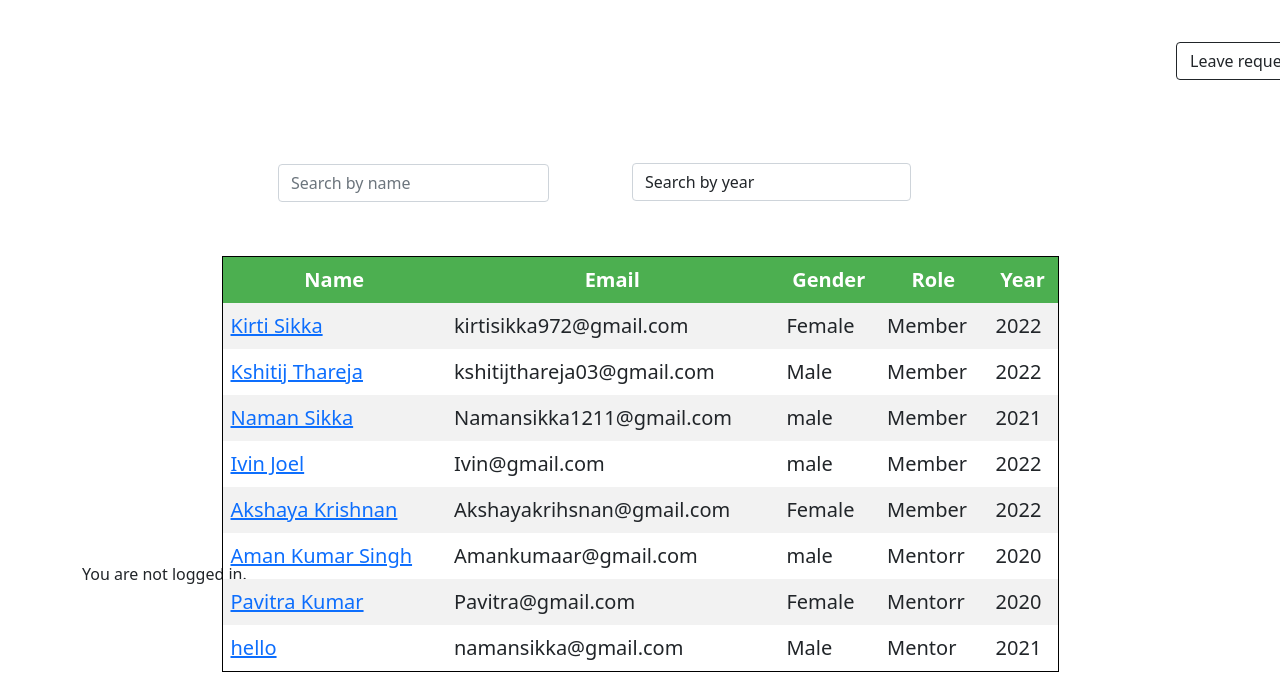
Page /lms/ on the earlier database version.
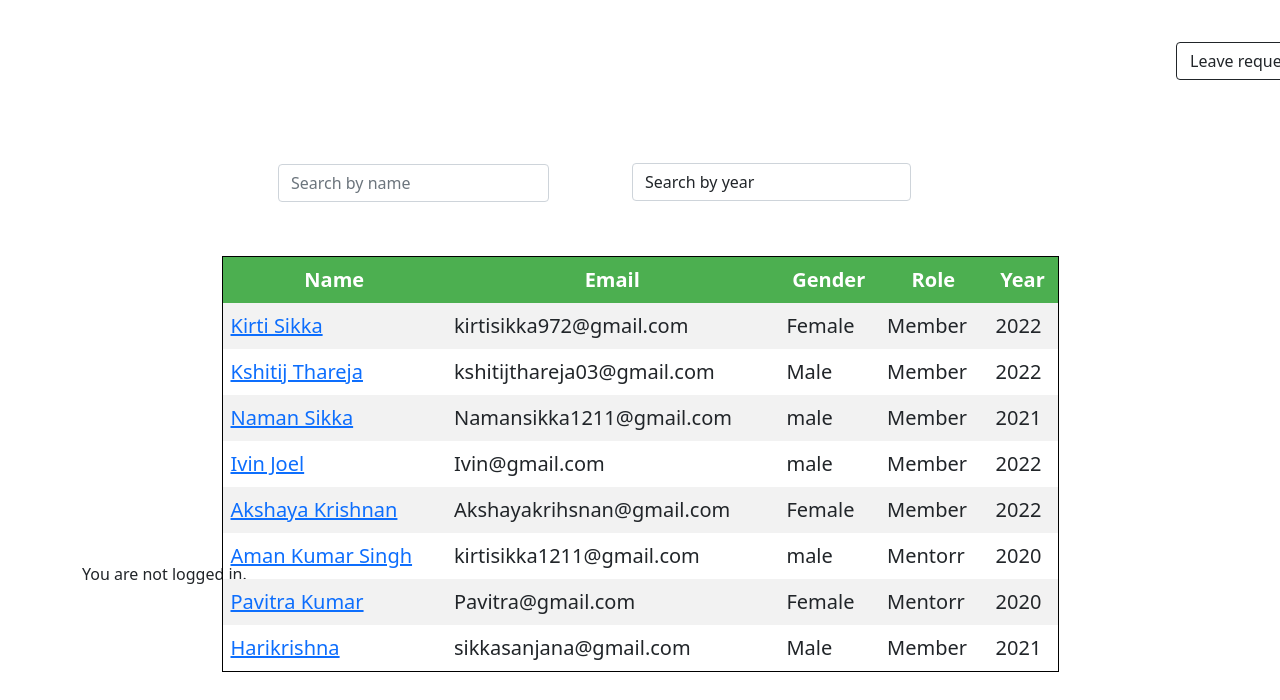
Same page on the later database version.
### lms/models.py (models this page shows, shortened)
class Members(models.Model):
    username = models.CharField(max_length=100)
    first_name = models.CharField(max_length=50)
    gender=models.CharField(max_length=50)
    status = models.CharField(max_length=100)
    email = models.EmailField()
    year = models.IntegerField()
    mentee = models.CharField(max_length=100)
    mentor = models.CharField(max_length=100)
    mentoremail=models.CharField(max_length=100)
    image=models.ImageField(upload_to='profile_image', blank=True)

### lms/views.py (the view)
# urls.py: path('', views.members_list, name='members'),
def members_list(request):
    members = Members.objects.all()
    return render(request, 'dashboard/members_list.html', {'members': members})

### lms/templates/dashboard/members_list.html (shortened to what this page needs)
{% load static %}
<!DOCTYPE html>
<html lang="en">
<head>
    <link rel="stylesheet" href="{% static 'css/style.css' %}">
    <link rel="stylesheet" href="https://cdn.jsdelivr.net/npm/bootstrap@5.1.3/dist/css/bootstrap.min.css">
</head>
<body>
    <div class="container">
        <div>
            <br/>
            <form>
               <div class="form-group mx-sm-3 mb-2">
                <input name="search" type="" class="form-control w-25" id="myInput" onkeyup="myFunction()" placeholder="Search by name">
                </div>
           </form>
           <a href="leave">
           <button type="button" id="req" class="btn btn-outline-dark">Leave request</button>
           </a>
                <br/>
                <div class="form-group">
                    <select class="form-control w-25" id="batch" onchange="filterByYear()">
                      <option>Search by year</option>
                    </select>
                  </div>
                <table id="myTable" border="1">
                    <tr>
                        <th>Name</th>
                        <th>Email</th>
                        <th>Gender</th>
                        <th>Role</th>
                        <th>Year</th>
                    </tr>
                {% for detail in members %}
                <tr>
                    <td><a href="user/{{ detail.id }}">{{ detail.first_name }}</a></td>
                    <td>{{ detail.email}}</td>
                    <td>{{ detail.gender}}</td>
                    <td>{{ detail.status}}</td>
                    <td>{{ detail.year}}</td>
                </tr>
            {% endfor %}
            </table>
            {% if user.is_authenticated %}
            <div class="login-info">
            <p>Welcome {{ user.username }}</p>
            {% else %}
                <p>You are not logged in.</p>
            {% endif %}
        </div>
        </div>
</body>
</html>

### lms/static/css/style.css (style rules this page uses)
table { border-collapse: collapse; width: 75%; position: relative; top: 110px; border: 1px solid black; margin-left: auto; margin-right: auto; border-collapse: collapse; text-align: center; font-size: 20px; }
th, td { text-align: left; padding: 8px; }
tr:nth-child(even) { background-color: #f2f2f2; }
th { background-color: #4caf50; color: white; }
#myInput { position: relative; top: 140px; left: 180px; }
#batch { position: relative; top: 55px; left: 550px; }
.btn { position: relative; height: 71%; top: -28px; width: 12%; left: 98%; }

Differences in the rows shown:
removed Members: first_name "hello", email "namansikka@gmail.com", gender "Male", status "Mentor", year "2021"
changed Members "Aman Kumar Singh": email "Amankumaar@gmail.com" → "kirtisikka1211@gmail.com"
added Members: first_name "Harikrishna", email "sikkasanjana@gmail.com", gender "Male", status "Member", year "2021"
